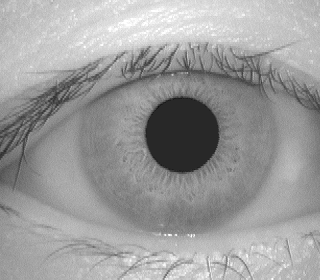
#> input picture Image Processing/Lissage/Gaussian/001_1_1.bmp, 320 x 280 px, found by its file name
$ python Operation_Morphologique.py
#> lines starting #> are read from the running program, lines starting #| are printed output that depends on the picture; after the words box and inside, x2 and y2 are one past the last pixel; in counts of white or black regions, pixels touching at a corner belong together
#> further down, img is the input picture: PIL image 320x280 L; min 18, max 255, mean 155.9
# -*- coding: utf-8 -*-
"""
Created on Wed Mar 17 15:01:02 2021

@author: zemou
"""
import numpy as np
from PIL import Image


def Remplissage(I):
  n=I.shape[0] #lines numbers
#> n = 280
  m=I.shape[1] #columns numbers
#> m = 320

  collone1=np.array([I[:,0]]).T
#> collone1 = 280 values, max 200 at index 68, min 53 at index 155, mean 146.1
  collone2=np.array([I[:,m-1]]).T
#> collone2 = 280 values, max 205 at index 14, min 68 at index 107, mean 151.6


  I= np.c_[collone1,I,collone2]#ajout des 2 collones

  ligne1=np.array([I[0,:]])
  ligne2=np.array([I[n-1,:]])

  I= np.r_[ligne1,I,ligne2]    #ajout des 2 lignes
#> I: shape (282, 322)


  return I

def Trim(I):
  I=np.delete(I, 0, axis = 1)
  I=np.delete(I, I.shape[1]-1, axis = 1)
  I=np.delete(I, 0, axis = 0)
  I=np.delete(I, I.shape[0]-1, axis = 0)
  return I

def Dilatation(I,F):
  n=I.shape[0] #lines numbers
  m=I.shape[1] #columns numbers
  cst=1
  #create the new matrix of the smoothed image
  I_dilate=np.ones([n,m])
  for i in range(1, n-1):
   for j in range(1,m-1):
     temp= I[i-1:i+1+1, j-1:j+1+1]
     product= temp*F
     I_dilate[i][j]= np.max(product)
  return I_dilate

def Erosion(I,F):
  n=I.shape[0] #lines numbers
  m=I.shape[1] #columns numbers
  cst= (F.shape[0]-1)//2
  #create the new matrix of the smoothed image
  I_erode=np.ones([n,m])
  #Erosion without using inbuilt cv2 function for morphology
  for i in range(cst, n-cst):
    for j in range(cst,m-cst):
      temp= I[i-cst:i+cst+1, j-cst:j+cst+1]
      product= temp*F
      I_erode[i,j]= np.min(product)

  return I_erode


def Conversion(I):

  I_convert=I
  for i in range (0,I.shape[0],1) :
    for j in range (0,I.shape[1],1) :

      if I[i][j] >= 129 :
         I_convert[i][j] = 255
      else :
         I_convert[i][j] = 0
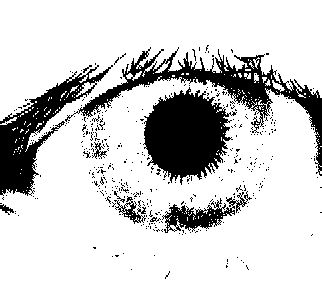
#> I_convert: shape (282, 322); 80.5% white; 418 black regions (408 under 20 px), largest, box (x1, y1, x2, y2) and area: (143, 87, 237, 185) 5696, (65, 47, 322, 176) 5068, (0, 65, 113, 196) 4145
  return I_convert


def Ouverture(I,F):

  I_Ouverture=Erosion(Dilatation(I,F),F)
  return I_Ouverture


def Fermeture(I,F):

  I_Fermeture=Dilatation(Erosion(I,F),F)

  return I_Fermeture


#import the noised image
img = Image.open("001_1_1.bmp").convert("L")

#transform the noised image into a matrix
I=np.array(img)


#/////////PART1 *****REMPLISSAGE DE L'IMAGE EN NOIR ET BLANC ****** ///////


I=Remplissage(I)

#/////////***** FIN DU REMPLISSAGE DE L'IMAGE ****** ///////


#/////////PART2 *****TRANSFORMATION DE L'IMAGE EN NOIR ET BLANC ****** ///////

I_convert=Conversion(I)


#/////////***** FIN DE LA TRANSFORMATION DE L'IMAGE EN NOIR ET BLANC ****** ///////
#/////////PART3 ***** APPICATION DU FILTRE NON LINEAIRE ****** ///////

#Creation du filtre
F=np.ones([3,3])*255
#pplication du filtre pour lissage
I_erosion=Erosion(I_convert,F)
#> after the loop in Erosion, `for i in range(cst, n-cst):`:
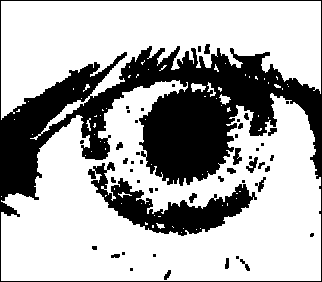
#> I_erode: shape (282, 322) float64; min 0, max 65025, mean 44694.1; drawn with min black and max white
I_dilatation=Dilatation(I_convert,F)
#> after the loop in Dilatation, `for i in range(1, n-1):`:
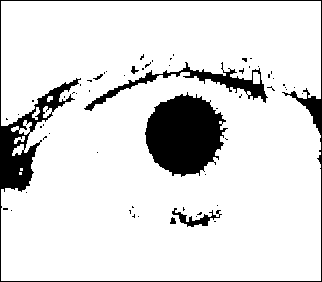
#> I_dilate: shape (282, 322) float64; min 0, max 65025, mean 57083.4; drawn with min black and max white
I_ouverture=Ouverture(I_convert,F)
#> after the loop in Erosion (call 2), `for i in range(cst, n-cst):`:
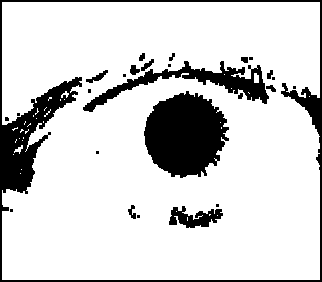
#> I_erode: shape (282, 322) float64; min 0, max 16581375, mean 13768694.4; drawn with min black and max white
I_fetmeture=Fermeture(I_convert,F)
#> after the loop in Dilatation (call 3), `for i in range(1, n-1):`:
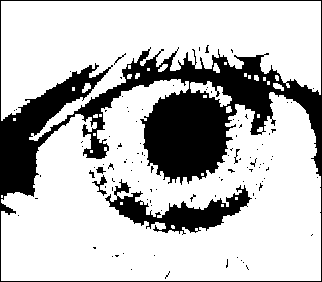
#> I_dilate: shape (282, 322) float64; min 0, max 16581375, mean 12459587.9; drawn with min black and max white


#/////////***** FIN DE APPICATION DES OPERATION SUR L'IMAGE EN NOIR ET BLANC ****** ///////

#/////////PART3 ***** TRIMMING IMAGE  ****** ///////

#supprimer le ligne et colonne ajouter au debut pour appliquer le lissage

I_trim=Trim(I_erosion)
#> in Trim, `I=np.delete(I, I.shape[0]-1, axis = 0)`: I: shape (280, 320) float64; values 0 (black) and 65025 (white), 69.7% white; 52 black regions (30 under 20 px), largest, box (x1, y1, x2, y2) and area: (0, 45, 320, 200) 21771, (87, 161, 256, 235) 4167, (0, 201, 19, 216) 142
I_trim1=Trim(I_dilatation)
#> in Trim (call 2), `I=np.delete(I, I.shape[0]-1, axis = 0)`: I: shape (280, 320) float64; values 0 (black) and 65025 (white), 89% white; 67 black regions (59 under 20 px), largest, box (x1, y1, x2, y2) and area: (144, 91, 227, 176) 4834, (0, 77, 80, 191) 2466, (83, 61, 267, 110) 1495
I_trim2=Trim(I_ouverture)
I_trim3=Trim(I_fetmeture)


Img_erosion=Image.fromarray(I_trim)
Img_dialatation=Image.fromarray(I_trim1)
Img_ouverture=Image.fromarray(I_trim2)
Img_fermeture=Image.fromarray(I_trim3)

if Img_erosion != 'RGB':
    Img_erosion = Img_erosion.convert('RGB')

#save the smoothed image after trimming
Img_erosion.save("EROSION.bmp")


if Img_dialatation != 'RGB':
    Img_dialatation = Img_dialatation.convert('RGB')

#save the smoothed image after trimming
Img_dialatation.save("DILATATION.bmp")


if Img_ouverture != 'RGB':
    Img_ouverture = Img_ouverture.convert('RGB')
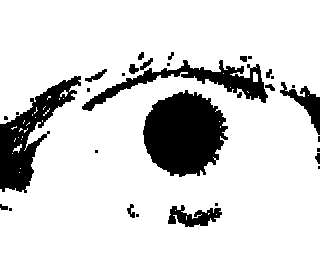
#> Img_ouverture: PIL image 320x280 RGB; 85.3% white; 32 black regions (15 under 20 px), largest, box (x1, y1, x2, y2) and area: (143, 90, 228, 177) 5324, (0, 76, 81, 193) 3398, (82, 60, 268, 111) 2355

#save the smoothed image after trimming
Img_ouverture.save("OUVERTURE.bmp")

if Img_fermeture != 'RGB':
    Img_fermeture = Img_fermeture.convert('RGB')
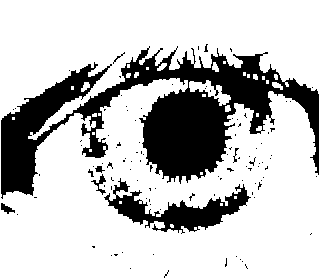
#> Img_fermeture: PIL image 320x280 RGB; 76.3% white; 107 black regions (99 under 20 px), largest, box (x1, y1, x2, y2) and area: (1, 46, 319, 199) 17843, (104, 178, 251, 234) 2762, (91, 174, 106, 195) 91

#save the smoothed image after trimming
Img_fermeture.save("FERMETURE.bmp")

Img_f=Image.fromarray(F)
if Img_f != 'RGB':
    Img_f = Img_f.convert('RGB')

Img_f.save("F.bmp")


#/////////***** FIN DEU TRIMMING ****** ///////
